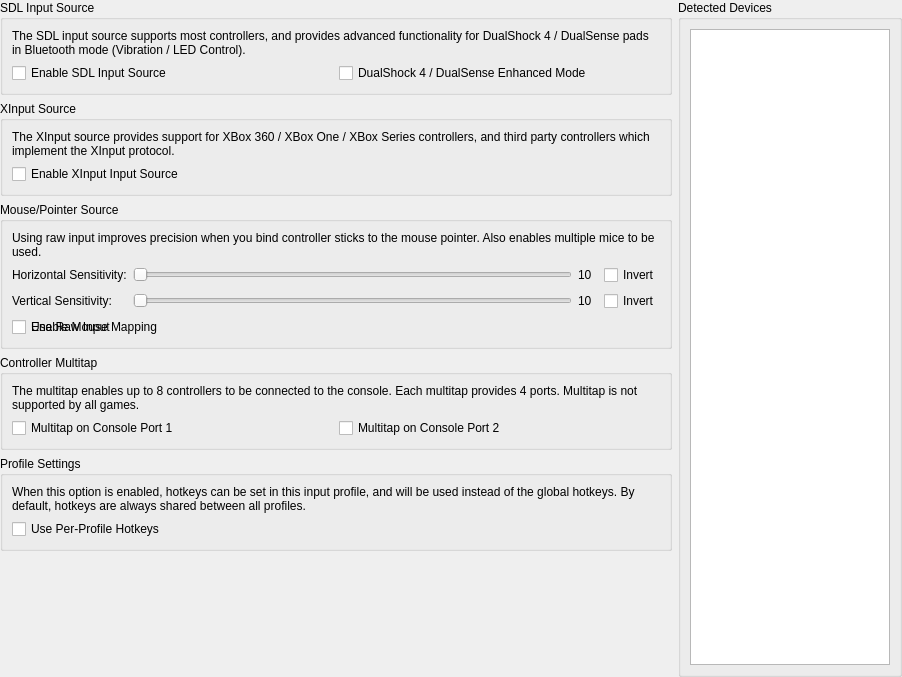
<?xml version="1.0" encoding="UTF-8"?>
<ui version="4.0">
 <class>ControllerGlobalSettingsWidget</class>
 <widget class="QWidget" name="ControllerGlobalSettingsWidget">
  <property name="geometry">
   <rect>
    <x>0</x>
    <y>0</y>
    <width>902</width>
    <height>677</height>
   </rect>
  </property>
  <property name="windowTitle">
   <string>Form</string>
  </property>
  <layout class="QGridLayout" name="mainLayout" columnstretch="1,0">
   <property name="leftMargin">
    <number>0</number>
   </property>
   <property name="topMargin">
    <number>0</number>
   </property>
   <property name="rightMargin">
    <number>0</number>
   </property>
   <property name="bottomMargin">
    <number>0</number>
   </property>
   <item row="0" column="0">
    <widget class="QGroupBox" name="groupBox">
     <property name="title">
      <string>SDL Input Source</string>
     </property>
     <layout class="QGridLayout" name="gridLayout_2">
      <item row="0" column="0" colspan="2">
       <widget class="QLabel" name="label_2">
        <property name="text">
         <string>The SDL input source supports most controllers, and provides advanced functionality for DualShock 4 / DualSense pads in Bluetooth mode (Vibration / LED Control).</string>
        </property>
        <property name="wordWrap">
         <bool>true</bool>
        </property>
       </widget>
      </item>
      <item row="1" column="0">
       <widget class="QCheckBox" name="enableSDLSource">
        <property name="text">
         <string>Enable SDL Input Source</string>
        </property>
       </widget>
      </item>
      <item row="1" column="1">
       <widget class="QCheckBox" name="enableSDLEnhancedMode">
        <property name="text">
         <string>DualShock 4 / DualSense Enhanced Mode</string>
        </property>
       </widget>
      </item>
     </layout>
    </widget>
   </item>
   <item row="1" column="0">
    <widget class="QGroupBox" name="groupBox_2">
     <property name="title">
      <string>XInput Source</string>
     </property>
     <layout class="QGridLayout" name="gridLayout_3">
      <item row="0" column="0">
       <widget class="QLabel" name="label_3">
        <property name="text">
         <string>The XInput source provides support for XBox 360 / XBox One / XBox Series controllers, and third party controllers which implement the XInput protocol.</string>
        </property>
        <property name="wordWrap">
         <bool>true</bool>
        </property>
       </widget>
      </item>
      <item row="1" column="0">
       <widget class="QCheckBox" name="enableXInputSource">
        <property name="text">
         <string>Enable XInput Input Source</string>
        </property>
       </widget>
      </item>
     </layout>
    </widget>
   </item>
   <item row="2" column="0">
    <widget class="QGroupBox" name="groupBox_5">
     <property name="title">
      <string>Mouse/Pointer Source</string>
     </property>
     <layout class="QGridLayout" name="gridLayout_6">
      <item row="1" column="2">
       <widget class="QLabel" name="pointerXScaleLabel">
        <property name="sizePolicy">
         <sizepolicy hsizetype="Minimum" vsizetype="Preferred">
          <horstretch>0</horstretch>
          <verstretch>0</verstretch>
         </sizepolicy>
        </property>
        <property name="minimumSize">
         <size>
          <width>20</width>
          <height>0</height>
         </size>
        </property>
        <property name="text">
         <string>10</string>
        </property>
       </widget>
      </item>
      <item row="1" column="1">
       <widget class="QSlider" name="pointerXScale">
        <property name="sizePolicy">
         <sizepolicy hsizetype="Expanding" vsizetype="Fixed">
          <horstretch>0</horstretch>
          <verstretch>0</verstretch>
         </sizepolicy>
        </property>
        <property name="minimumSize">
         <size>
          <width>150</width>
          <height>0</height>
         </size>
        </property>
        <property name="minimum">
         <number>1</number>
        </property>
        <property name="maximum">
         <number>30</number>
        </property>
        <property name="orientation">
         <enum>Qt::Horizontal</enum>
        </property>
       </widget>
      </item>
      <item row="2" column="3">
       <widget class="QCheckBox" name="pointerYInvert">
        <property name="text">
         <string>Invert</string>
        </property>
       </widget>
      </item>
      <item row="2" column="1">
       <widget class="QSlider" name="pointerYScale">
        <property name="sizePolicy">
         <sizepolicy hsizetype="Expanding" vsizetype="Fixed">
          <horstretch>0</horstretch>
          <verstretch>0</verstretch>
         </sizepolicy>
        </property>
        <property name="minimumSize">
         <size>
          <width>150</width>
          <height>0</height>
         </size>
        </property>
        <property name="minimum">
         <number>1</number>
        </property>
        <property name="maximum">
         <number>30</number>
        </property>
        <property name="orientation">
         <enum>Qt::Horizontal</enum>
        </property>
       </widget>
      </item>
      <item row="2" column="2">
       <widget class="QLabel" name="pointerYScaleLabel">
        <property name="sizePolicy">
         <sizepolicy hsizetype="Minimum" vsizetype="Preferred">
          <horstretch>0</horstretch>
          <verstretch>0</verstretch>
         </sizepolicy>
        </property>
        <property name="minimumSize">
         <size>
          <width>20</width>
          <height>0</height>
         </size>
        </property>
        <property name="text">
         <string>10</string>
        </property>
       </widget>
      </item>
      <item row="1" column="3">
       <widget class="QCheckBox" name="pointerXInvert">
        <property name="text">
         <string>Invert</string>
        </property>
       </widget>
      </item>
      <item row="0" column="0" colspan="4">
       <widget class="QLabel" name="label_7">
        <property name="text">
         <string>Using raw input improves precision when you bind controller sticks to the mouse pointer. Also enables multiple mice to be used.</string>
        </property>
        <property name="wordWrap">
         <bool>true</bool>
        </property>
       </widget>
      </item>
      <item row="2" column="0">
       <widget class="QLabel" name="label_6">
        <property name="text">
         <string>Vertical Sensitivity:</string>
        </property>
       </widget>
      </item>
      <item row="3" column="0" colspan="2">
       <widget class="QCheckBox" name="enableRawInput">
        <property name="text">
         <string>Use Raw Input</string>
        </property>
       </widget>
      </item>
      <item row="1" column="0">
       <widget class="QLabel" name="label_5">
        <property name="text">
         <string>Horizontal Sensitivity:</string>
        </property>
       </widget>
      </item>
      <item row="3" column="0" colspan="4">
       <widget class="QCheckBox" name="enableMouseMapping">
        <property name="text">
         <string>Enable Mouse Mapping</string>
        </property>
       </widget>
      </item>
     </layout>
    </widget>
   </item>
   <item row="3" column="0">
    <widget class="QGroupBox" name="groupBox_4">
     <property name="title">
      <string>Controller Multitap</string>
     </property>
     <layout class="QGridLayout" name="gridLayout_4">
      <item row="0" column="0" colspan="2">
       <widget class="QLabel" name="label">
        <property name="text">
         <string>The multitap enables up to 8 controllers to be connected to the console. Each multitap provides 4 ports. Multitap is not supported by all games.</string>
        </property>
        <property name="wordWrap">
         <bool>true</bool>
        </property>
       </widget>
      </item>
      <item row="1" column="0">
       <widget class="QCheckBox" name="multitapPort1">
        <property name="text">
         <string>Multitap on Console Port 1</string>
        </property>
       </widget>
      </item>
      <item row="1" column="1">
       <widget class="QCheckBox" name="multitapPort2">
        <property name="text">
         <string>Multitap on Console Port 2</string>
        </property>
       </widget>
      </item>
     </layout>
    </widget>
   </item>
   <item row="4" column="0">
    <widget class="QGroupBox" name="profileSettings">
     <property name="title">
      <string>Profile Settings</string>
     </property>
     <layout class="QGridLayout" name="gridLayout_5">
      <item row="0" column="0">
       <widget class="QLabel" name="label_4">
        <property name="text">
         <string>When this option is enabled, hotkeys can be set in this input profile, and will be used instead of the global hotkeys. By default, hotkeys are always shared between all profiles.</string>
        </property>
        <property name="wordWrap">
         <bool>true</bool>
        </property>
       </widget>
      </item>
      <item row="1" column="0">
       <widget class="QCheckBox" name="useProfileHotkeyBindings">
        <property name="text">
         <string>Use Per-Profile Hotkeys</string>
        </property>
       </widget>
      </item>
     </layout>
    </widget>
   </item>
   <item row="5" column="0">
    <spacer name="verticalSpacer">
     <property name="orientation">
      <enum>Qt::Vertical</enum>
     </property>
     <property name="sizeHint" stdset="0">
      <size>
       <width>20</width>
       <height>45</height>
      </size>
     </property>
    </spacer>
   </item>
   <item row="0" column="1" rowspan="6">
    <widget class="QGroupBox" name="groupBox_3">
     <property name="title">
      <string>Detected Devices</string>
     </property>
     <layout class="QGridLayout" name="gridLayout">
      <item row="0" column="0" colspan="2">
       <widget class="QListWidget" name="deviceList">
        <property name="minimumSize">
         <size>
          <width>200</width>
          <height>0</height>
         </size>
        </property>
        <property name="maximumSize">
         <size>
          <width>200</width>
          <height>16777215</height>
         </size>
        </property>
       </widget>
      </item>
     </layout>
    </widget>
   </item>
  </layout>
 </widget>
 <resources/>
 <connections/>
</ui>
